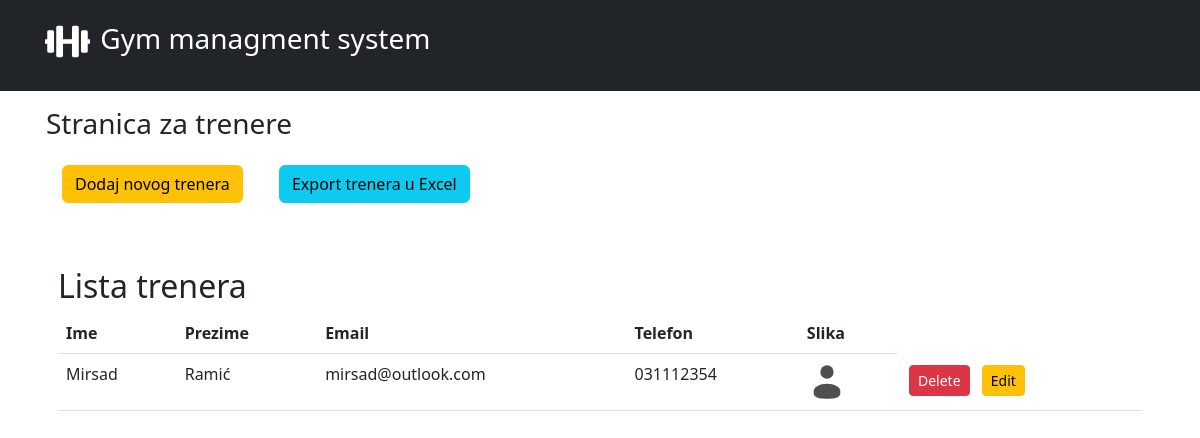
The app's page /trainers/index.php with its own data.
### tables this page shows
CREATE TABLE `trainers` (
  `trainer_id` int(11) NOT NULL,
  `first_name` varchar(255) DEFAULT NULL,
  `last_name` varchar(255) DEFAULT NULL,
  `email` varchar(255) DEFAULT NULL,
  `phone_number` varchar(255) DEFAULT NULL,
  `photo_path` varchar(255) NOT NULL,
  `created_at` date DEFAULT current_timestamp()
);

### trainers/index.php (called while the page is built)
<?php
require_once '../../gym/config.php';
$sql = "SELECT * FROM trainers";
$res = mysqli_query($conn,$sql);
$allTrainers = mysqli_fetch_all($res,MYSQLI_ASSOC);
require '../../gym/views/trainers.view.php';

### views/trainers.view.php (the view, shortened to what this page needs)
<?php
require_once("partials/header.php");
?>
<h3>Stranica za trenere</h3> <a href="../../gym/trainers/add-new-trainer.php" class="btn btn-warning m-3">Dodaj novog trenera</a>
<a href="../../gym/services/export.service.php?exp=trainers" class="btn btn-info m-3">Export trenera u Excel</a>
<div class="container mt-5">
        <h2>Lista trenera</h2>
        <table class="table">
            <thead>
                <tr>
                    <th scope="col">Ime</th>
                    <th scope="col">Prezime</th>
                    <th scope="col">Email</th>
                    <th scope="col">Telefon</th>
                    <th scope="col">Slika</th>
                </tr>
            </thead>
            <tbody>
            <?php foreach($allTrainers as $trainer): ?>
                <tr class="p-2">
                    <td><?= $trainer['first_name'] ?></td>
                    <td><?= $trainer['last_name'] ?></td>
                    <td><?= $trainer['email'] ?></td>
                    <td><?= $trainer['phone_number'] ?></td>
                    <td><img src="<?php if(!$trainer['photo_path']){
            echo "../../gym/icon/default-profile.svg";
          }else{
            echo $trainer['photo_path'];
          }  ?>
          "class="card-img-top profile-img" alt="Profilna fotografija" style="max-width: 40px;"></td>
          <td>
          <a href="../../gym/services/delete-trainer.service.php?did=<?= $trainer['trainer_id']; ?>" class="btn btn-danger btn-sm m-1">Delete</a>
          <a href="../../gym/trainers/edit-trainer.php?did=<?= $trainer['trainer_id']; ?>" class="btn btn-warning btn-sm m-1">Edit</a></td>
            </tr>
                <?php endforeach; ?>
            </tbody>
        </table>
    </div>
<?php require_once("partials/footer.php");
 ?>

### records on screen
trainers: first_name "Mirsad", last_name "Ramić", email "mirsad@outlook.com", phone_number "031112354"
